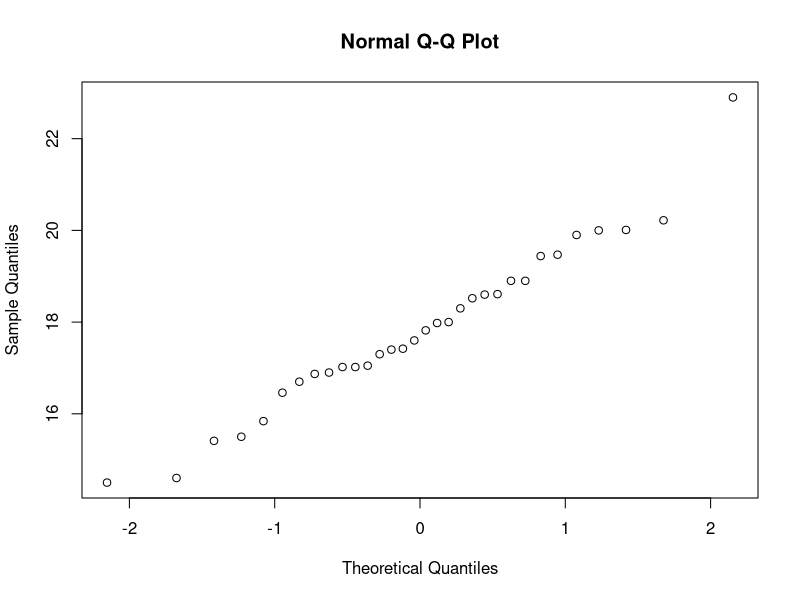
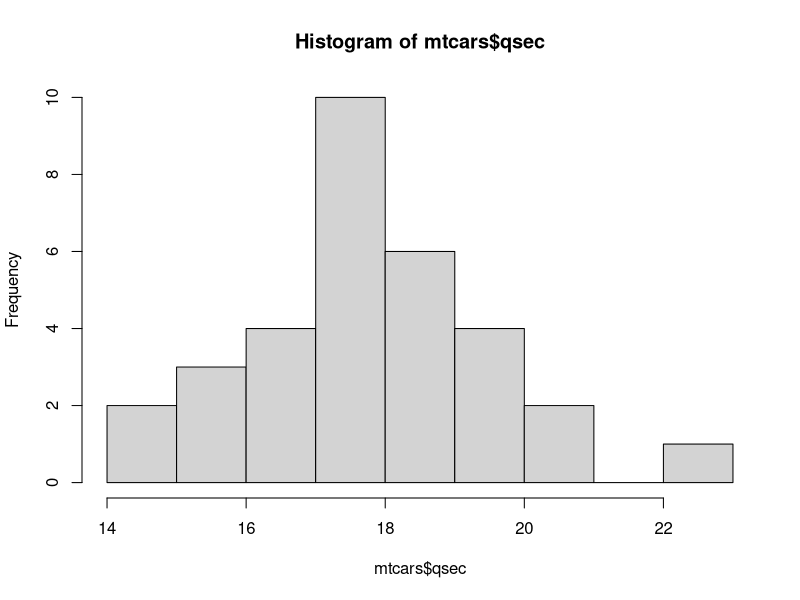

Write R code to recreate these figures, in order.
## ---- chunk 1
library(tidyverse)
mtcars
## ---- chunk 2
qqnorm(mtcars$qsec)
## ---- chunk 3
hist(mtcars$qsec)
## ---- chunk 4
t.test(mtcars$qsec, mu = 16, alternative = "greater", conf.level = .95)
## ---- chunk 5
prop.test(x=75, n=150, p=.45, alternative = "greater", correct = FALSE)
## ---- chunk 6
prop.test(x=75, n=150, p=.45, alternative = "less", correct = FALSE)
## ---- chunk 7
prop.test(x=75, n=150, p=.45, alternative = "two.sided", correct = FALSE)
## ---- chunk 8
prop.test(x=297, n=480, p=.65, alternative = "greater", conf.level = .95, correct = FALSE)
